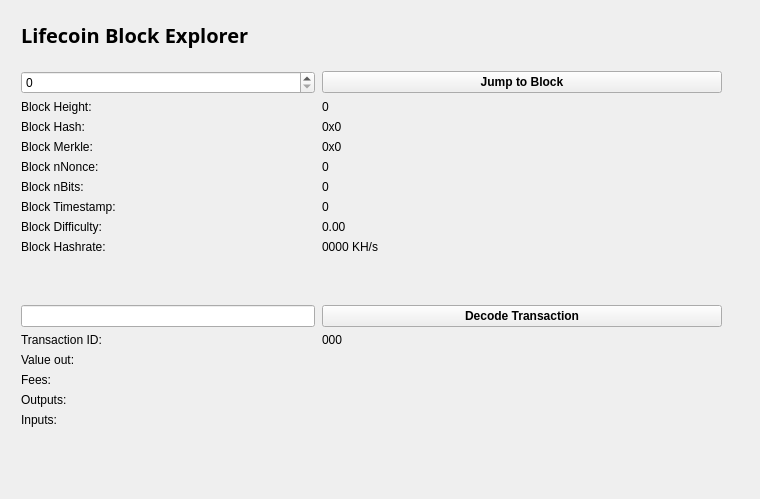
<?xml version="1.0" encoding="UTF-8"?>
<ui version="4.0">
 <class>BlockBrowser</class>
 <widget class="QWidget" name="BlockBrowser">
  <property name="windowModality">
   <enum>Qt::NonModal</enum>
  </property>
  <property name="enabled">
   <bool>true</bool>
  </property>
  <property name="geometry">
   <rect>
    <x>0</x>
    <y>0</y>
    <width>760</width>
    <height>499</height>
   </rect>
  </property>
  <property name="sizePolicy">
   <sizepolicy hsizetype="Preferred" vsizetype="Preferred">
    <horstretch>0</horstretch>
    <verstretch>0</verstretch>
   </sizepolicy>
  </property>
  <property name="minimumSize">
   <size>
    <width>0</width>
    <height>0</height>
   </size>
  </property>
  <property name="acceptDrops">
   <bool>false</bool>
  </property>
  <property name="windowTitle">
   <string>Form</string>
  </property>
  <layout class="QGridLayout">
   <property name="sizeConstraint">
    <enum>QLayout::SetMaximumSize</enum>
   </property>
   <property name="leftMargin">
    <number>21</number>
   </property>
   <property name="topMargin">
    <number>21</number>
   </property>
   <property name="rightMargin">
    <number>10</number>
   </property>
   <item row="1" column="0">
    <widget class="QWidget" name="widget" native="true">
     <widget class="QWidget" name="layoutWidget">
      <property name="geometry">
       <rect>
        <x>0</x>
        <y>0</y>
        <width>699</width>
        <height>27</height>
       </rect>
      </property>
      <layout class="QHBoxLayout" name="horizontalLayout_4">
       <property name="spacing">
        <number>7</number>
       </property>
       <item>
        <widget class="QLabel" name="label_5">
         <property name="font">
          <font>
           <family>Open Sans,sans-serif</family>
          </font>
         </property>
         <property name="text">
          <string>&lt;html&gt;&lt;head/&gt;&lt;body&gt;&lt;p&gt;&lt;span style=&quot; font-size:20px; font-weight:600; color:#000000;&quot;&gt;Lifecoin Block Explorer &lt;/span&gt;&lt;/p&gt;&lt;/body&gt;&lt;/html&gt;</string>
         </property>
        </widget>
       </item>
       <item>
        <spacer name="horizontalSpacer_2">
         <property name="orientation">
          <enum>Qt::Horizontal</enum>
         </property>
         <property name="sizeHint" stdset="0">
          <size>
           <width>40</width>
           <height>20</height>
          </size>
         </property>
        </spacer>
       </item>
      </layout>
     </widget>
     <widget class="QWidget" name="layoutWidget_2">
      <property name="geometry">
       <rect>
        <x>0</x>
        <y>50</y>
        <width>701</width>
        <height>400</height>
       </rect>
      </property>
      <layout class="QGridLayout" name="gridLayout_3" rowstretch="0,0,0,0,0,0,0,0,0,0,0,0,0,0,0,0,0,0,0" columnstretch="0,0">
       <property name="sizeConstraint">
        <enum>QLayout::SetDefaultConstraint</enum>
       </property>
       <property name="horizontalSpacing">
        <number>7</number>
       </property>
       <item row="17" column="1">
        <widget class="QLabel" name="inputBox">
         <property name="text">
          <string/>
         </property>
         <property name="alignment">
          <set>Qt::AlignLeading|Qt::AlignLeft|Qt::AlignTop</set>
         </property>
        </widget>
       </item>
       <item row="12" column="1">
        <widget class="QPushButton" name="txButton">
         <property name="font">
          <font>
           <weight>75</weight>
           <bold>true</bold>
          </font>
         </property>
         <property name="text">
          <string>Decode Transaction</string>
         </property>
         <property name="autoDefault">
          <bool>true</bool>
         </property>
        </widget>
       </item>
       <item row="18" column="0">
        <spacer name="verticalSpacer">
         <property name="orientation">
          <enum>Qt::Vertical</enum>
         </property>
         <property name="sizeHint" stdset="0">
          <size>
           <width>20</width>
           <height>40</height>
          </size>
         </property>
        </spacer>
       </item>
       <item row="17" column="0">
        <widget class="QLabel" name="inputLabel">
         <property name="text">
          <string>Inputs:</string>
         </property>
         <property name="alignment">
          <set>Qt::AlignLeading|Qt::AlignLeft|Qt::AlignTop</set>
         </property>
        </widget>
       </item>
       <item row="10" column="1">
        <widget class="QLabel" name="pawBox">
         <property name="text">
          <string>0000 KH/s</string>
         </property>
        </widget>
       </item>
       <item row="14" column="0">
        <widget class="QLabel" name="valueLabel">
         <property name="text">
          <string>Value out:</string>
         </property>
        </widget>
       </item>
       <item row="13" column="0">
        <widget class="QLabel" name="txLabel">
         <property name="text">
          <string>Transaction ID:</string>
         </property>
        </widget>
       </item>
       <item row="9" column="1">
        <widget class="QLabel" name="hardBox">
         <property name="text">
          <string>0.00</string>
         </property>
        </widget>
       </item>
       <item row="13" column="1">
        <widget class="QLabel" name="txID">
         <property name="text">
          <string>000</string>
         </property>
        </widget>
       </item>
       <item row="14" column="1">
        <widget class="QLabel" name="valueBox">
         <property name="text">
          <string/>
         </property>
        </widget>
       </item>
       <item row="9" column="0">
        <widget class="QLabel" name="hardLabel">
         <property name="text">
          <string>Block Difficulty:</string>
         </property>
        </widget>
       </item>
       <item row="1" column="0">
        <widget class="QSpinBox" name="heightBox">
         <property name="sizePolicy">
          <sizepolicy hsizetype="Preferred" vsizetype="Fixed">
           <horstretch>0</horstretch>
           <verstretch>0</verstretch>
          </sizepolicy>
         </property>
         <property name="maximum">
          <number>99999999</number>
         </property>
        </widget>
       </item>
       <item row="3" column="0">
        <widget class="QLabel" name="heightLabel_2">
         <property name="text">
          <string>Block Height:</string>
         </property>
        </widget>
       </item>
       <item row="8" column="1">
        <widget class="QLabel" name="timeBox">
         <property name="text">
          <string>0</string>
         </property>
        </widget>
       </item>
       <item row="5" column="0">
        <widget class="QLabel" name="merkleLabel">
         <property name="text">
          <string>Block Merkle:</string>
         </property>
        </widget>
       </item>
       <item row="4" column="0">
        <widget class="QLabel" name="hashLabel">
         <property name="text">
          <string>Block Hash:</string>
         </property>
        </widget>
       </item>
       <item row="15" column="1">
        <widget class="QLabel" name="feesBox">
         <property name="text">
          <string/>
         </property>
        </widget>
       </item>
       <item row="10" column="0">
        <widget class="QLabel" name="pawLabel">
         <property name="text">
          <string>Block Hashrate:</string>
         </property>
        </widget>
       </item>
       <item row="3" column="1">
        <widget class="QLabel" name="heightLabel">
         <property name="cursor">
          <cursorShape>IBeamCursor</cursorShape>
         </property>
         <property name="mouseTracking">
          <bool>false</bool>
         </property>
         <property name="acceptDrops">
          <bool>true</bool>
         </property>
         <property name="frameShape">
          <enum>QFrame::NoFrame</enum>
         </property>
         <property name="text">
          <string>0</string>
         </property>
        </widget>
       </item>
       <item row="15" column="0">
        <widget class="QLabel" name="feesLabel">
         <property name="text">
          <string>Fees:</string>
         </property>
        </widget>
       </item>
       <item row="7" column="0">
        <widget class="QLabel" name="bitsLabel">
         <property name="text">
          <string>Block nBits:</string>
         </property>
        </widget>
       </item>
       <item row="7" column="1">
        <widget class="QLabel" name="bitsBox">
         <property name="text">
          <string>0</string>
         </property>
        </widget>
       </item>
       <item row="5" column="1">
        <widget class="QLabel" name="merkleBox">
         <property name="minimumSize">
          <size>
           <width>187</width>
           <height>0</height>
          </size>
         </property>
         <property name="text">
          <string>0x0</string>
         </property>
        </widget>
       </item>
       <item row="16" column="0">
        <widget class="QLabel" name="outputLabel">
         <property name="text">
          <string>Outputs:</string>
         </property>
         <property name="alignment">
          <set>Qt::AlignLeading|Qt::AlignLeft|Qt::AlignTop</set>
         </property>
        </widget>
       </item>
       <item row="16" column="1">
        <widget class="QLabel" name="outputBox">
         <property name="text">
          <string/>
         </property>
         <property name="alignment">
          <set>Qt::AlignLeading|Qt::AlignLeft|Qt::AlignTop</set>
         </property>
        </widget>
       </item>
       <item row="6" column="0">
        <widget class="QLabel" name="nonceLabel">
         <property name="text">
          <string>Block nNonce:</string>
         </property>
        </widget>
       </item>
       <item row="6" column="1">
        <widget class="QLabel" name="nonceBox">
         <property name="text">
          <string>0</string>
         </property>
        </widget>
       </item>
       <item row="8" column="0">
        <widget class="QLabel" name="timeLabel">
         <property name="text">
          <string>Block Timestamp:</string>
         </property>
        </widget>
       </item>
       <item row="4" column="1">
        <widget class="QLabel" name="hashBox">
         <property name="enabled">
          <bool>true</bool>
         </property>
         <property name="sizePolicy">
          <sizepolicy hsizetype="Preferred" vsizetype="Preferred">
           <horstretch>0</horstretch>
           <verstretch>0</verstretch>
          </sizepolicy>
         </property>
         <property name="minimumSize">
          <size>
           <width>0</width>
           <height>0</height>
          </size>
         </property>
         <property name="text">
          <string>0x0</string>
         </property>
        </widget>
       </item>
       <item row="12" column="0">
        <widget class="QLineEdit" name="txBox">
         <property name="sizePolicy">
          <sizepolicy hsizetype="Preferred" vsizetype="Fixed">
           <horstretch>0</horstretch>
           <verstretch>0</verstretch>
          </sizepolicy>
         </property>
         <property name="inputMask">
          <string comment="Transaction id" extracomment="Transaction id"/>
         </property>
         <property name="placeholderText">
          <string comment="Transaction ID" extracomment="Transaction ID"/>
         </property>
        </widget>
       </item>
       <item row="11" column="0">
        <spacer name="verticalSpacer_2">
         <property name="orientation">
          <enum>Qt::Vertical</enum>
         </property>
         <property name="sizeHint" stdset="0">
          <size>
           <width>20</width>
           <height>40</height>
          </size>
         </property>
        </spacer>
       </item>
       <item row="1" column="1">
        <widget class="QPushButton" name="blockButton">
         <property name="minimumSize">
          <size>
           <width>400</width>
           <height>0</height>
          </size>
         </property>
         <property name="maximumSize">
          <size>
           <width>16777215</width>
           <height>16777215</height>
          </size>
         </property>
         <property name="font">
          <font>
           <weight>75</weight>
           <bold>true</bold>
          </font>
         </property>
         <property name="text">
          <string>Jump to Block</string>
         </property>
         <property name="autoDefault">
          <bool>true</bool>
         </property>
         <property name="flat">
          <bool>false</bool>
         </property>
        </widget>
       </item>
      </layout>
     </widget>
    </widget>
   </item>
  </layout>
 </widget>
 <resources/>
 <connections/>
</ui>
